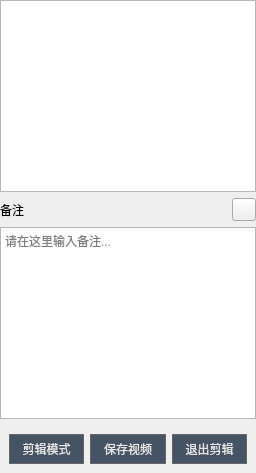
                      <widget class="QWidget" name="video_label_widget" native="true">
                       <layout class="QGridLayout" name="gridLayout_6">
                        <property name="leftMargin">
                         <number>0</number>
                        </property>
                        <property name="topMargin">
                         <number>0</number>
                        </property>
                        <property name="rightMargin">
                         <number>0</number>
                        </property>
                        <property name="bottomMargin">
                         <number>0</number>
                        </property>
                        <item row="0" column="0">
                         <layout class="QVBoxLayout" name="verticalLayout_3" stretch="0,0,0,0">
                          <item>
                           <widget class="TextEdit" name="video_info">
                            <property name="readOnly">
                             <bool>true</bool>
                            </property>
                           </widget>
                          </item>
                          <item>
                           <layout class="QHBoxLayout" name="horizontalLayout_4" stretch="0,0">
                            <item>
                             <widget class="CaptionLabel" name="video_label">
                              <property name="text">
                               <string>备注</string>
                              </property>
                             </widget>
                            </item>
                            <item>
                             <widget class="ToolButton" name="save_label">
                              <property name="icon">
                               <iconset>
                                <normaloff>resources/op_icon/save.png</normaloff>resources/op_icon/save.png</iconset>
                              </property>
                             </widget>
                            </item>
                           </layout>
                          </item>
                          <item>
                           <widget class="TextEdit" name="video_label_edit">
                            <property name="toolTip">
                             <string>1</string>
                            </property>
                            <property name="placeholderText">
                             <string>请在这里输入备注...</string>
                            </property>
                           </widget>
                          </item>
                          <item>
                           <widget class="QWidget" name="mod_widget" native="true">
                            <layout class="QHBoxLayout" name="horizontalLayout_2">
                             <item>
                              <widget class="QPushButton" name="cut_mode">
                               <property name="palette">
                                <palette>
                                 <active>
                                  <colorrole role="Button">
                                   <brush brushstyle="SolidPattern">
                                    <color alpha="255">
                                     <red>69</red>
                                     <green>83</green>
                                     <blue>100</blue>
                                    </color>
                                   </brush>
                                  </colorrole>
                                  <colorrole role="ButtonText">
                                   <brush brushstyle="SolidPattern">
                                    <color alpha="255">
                                     <red>229</red>
                                     <green>229</green>
                                     <blue>229</blue>
                                    </color>
                                   </brush>
                                  </colorrole>
                                  <colorrole role="Base">
                                   <brush brushstyle="SolidPattern">
                                    <color alpha="255">
                                     <red>69</red>
                                     <green>83</green>
                                     <blue>100</blue>
                                    </color>
                                   </brush>
                                  </colorrole>
                                  <colorrole role="Window">
                                   <brush brushstyle="SolidPattern">
                                    <color alpha="255">
                                     <red>69</red>
                                     <green>83</green>
                                     <blue>100</blue>
                                    </color>
                                   </brush>
                                  </colorrole>
                                 </active>
                                 <inactive>
                                  <colorrole role="Button">
                                   <brush brushstyle="SolidPattern">
                                    <color alpha="255">
                                     <red>69</red>
                                     <green>83</green>
                                     <blue>100</blue>
                                    </color>
                                   </brush>
                                  </colorrole>
                                  <colorrole role="ButtonText">
                                   <brush brushstyle="SolidPattern">
                                    <color alpha="255">
                                     <red>229</red>
                                     <green>229</green>
                                     <blue>229</blue>
                                    </color>
                                   </brush>
                                  </colorrole>
                                  <colorrole role="Base">
                                   <brush brushstyle="SolidPattern">
                                    <color alpha="255">
                                     <red>69</red>
                                     <green>83</green>
                                     <blue>100</blue>
                                    </color>
                                   </brush>
                                  </colorrole>
                                  <colorrole role="Window">
                                   <brush brushstyle="SolidPattern">
                                    <color alpha="255">
                                     <red>69</red>
                                     <green>83</green>
                                     <blue>100</blue>
                                    </color>
                                   </brush>
                                  </colorrole>
                                 </inactive>
                                 <disabled>
                                  <colorrole role="Button">
                                   <brush brushstyle="SolidPattern">
                                    <color alpha="255">
                                     <red>69</red>
                                     <green>83</green>
                                     <blue>100</blue>
                                    </color>
                                   </brush>
                                  </colorrole>
                                  <colorrole role="ButtonText">
                                   <brush brushstyle="SolidPattern">
                                    <color alpha="255">
                                     <red>120</red>
                                     <green>120</green>
                                     <blue>120</blue>
                                    </color>
                                   </brush>
                                  </colorrole>
                                  <colorrole role="Base">
                                   <brush brushstyle="SolidPattern">
                                    <color alpha="255">
                                     <red>69</red>
                                     <green>83</green>
                                     <blue>100</blue>
                                    </color>
                                   </brush>
                                  </colorrole>
                                  <colorrole role="Window">
                                   <brush brushstyle="SolidPattern">
                                    <color alpha="255">
                                     <red>69</red>
                                     <green>83</green>
                                     <blue>100</blue>
                                    </color>
                                   </brush>
                                  </colorrole>
                                 </disabled>
                                </palette>
                               </property>
                               <property name="font">
                                <font>
                                 <family>微软雅黑</family>
                                 <pointsize>9</pointsize>
                                </font>
                               </property>
                               <property name="styleSheet">
                                <string notr="true">QPushButton {
    background-color: #455364; /* 默认颜色，浅灰色 */
    border: 1px solid #666666; /* 灰色的边框 */
    padding: 5px 10px;
}

QPushButton:hover {
    background-color: #54687a; /* 鼠标悬停时的颜色，稍浅的灰色 */
}

QPushButton:pressed {
    background-color: #455364; /* 鼠标点击时的颜色，稍深的灰色 */
}
</string>
                               </property>
                               <property name="text">
                                <string>剪辑模式</string>
                               </property>
                              </widget>
                             </item>
                             <item>
                              <widget class="QPushButton" name="save_cut">
                               <property name="palette">
                                <palette>
                                 <active>
                                  <colorrole role="Button">
                                   <brush brushstyle="SolidPattern">
                                    <color alpha="255">
                                     <red>69</red>
                                     <green>83</green>
                                     <blue>100</blue>
                                    </color>
                                   </brush>
                                  </colorrole>
                                  <colorrole role="ButtonText">
                                   <brush brushstyle="SolidPattern">
                                    <color alpha="255">
                                     <red>229</red>
                                     <green>229</green>
                                     <blue>229</blue>
                                    </color>
                                   </brush>
                                  </colorrole>
                                  <colorrole role="Base">
                                   <brush brushstyle="SolidPattern">
                                    <color alpha="255">
                                     <red>69</red>
                                     <green>83</green>
                                     <blue>100</blue>
                                    </color>
                                   </brush>
                                  </colorrole>
                                  <colorrole role="Window">
                                   <brush brushstyle="SolidPattern">
                                    <color alpha="255">
                                     <red>69</red>
                                     <green>83</green>
                                     <blue>100</blue>
                                    </color>
                                   </brush>
                                  </colorrole>
                                 </active>
                                 <inactive>
                                  <colorrole role="Button">
                                   <brush brushstyle="SolidPattern">
                                    <color alpha="255">
                                     <red>69</red>
                                     <green>83</green>
                                     <blue>100</blue>
                                    </color>
                                   </brush>
                                  </colorrole>
                                  <colorrole role="ButtonText">
                                   <brush brushstyle="SolidPattern">
                                    <color alpha="255">
                                     <red>229</red>
                                     <green>229</green>
                                     <blue>229</blue>
                                    </color>
                                   </brush>
                                  </colorrole>
                                  <colorrole role="Base">
                                   <brush brushstyle="SolidPattern">
                                    <color alpha="255">
                                     <red>69</red>
                                     <green>83</green>
                                     <blue>100</blue>
                                    </color>
                                   </brush>
                                  </colorrole>
                                  <colorrole role="Window">
                                   <brush brushstyle="SolidPattern">
                                    <color alpha="255">
                                     <red>69</red>
                                     <green>83</green>
                                     <blue>100</blue>
                                    </color>
                                   </brush>
                                  </colorrole>
                                 </inactive>
                                 <disabled>
                                  <colorrole role="Button">
                                   <brush brushstyle="SolidPattern">
                                    <color alpha="255">
                                     <red>69</red>
                                     <green>83</green>
                                     <blue>100</blue>
                                    </color>
                                   </brush>
                                  </colorrole>
                                  <colorrole role="ButtonText">
                                   <brush brushstyle="SolidPattern">
                                    <color alpha="255">
                                     <red>120</red>
                                     <green>120</green>
                                     <blue>120</blue>
                                    </color>
                                   </brush>
                                  </colorrole>
                                  <colorrole role="Base">
                                   <brush brushstyle="SolidPattern">
                                    <color alpha="255">
                                     <red>69</red>
                                     <green>83</green>
                                     <blue>100</blue>
                                    </color>
                                   </brush>
                                  </colorrole>
                                  <colorrole role="Window">
                                   <brush brushstyle="SolidPattern">
                                    <color alpha="255">
                                     <red>69</red>
                                     <green>83</green>
                                     <blue>100</blue>
                                    </color>
                                   </brush>
                                  </colorrole>
                                 </disabled>
                                </palette>
                               </property>
                               <property name="font">
                                <font>
                                 <family>微软雅黑</family>
                                 <pointsize>9</pointsize>
                                </font>
                               </property>
                               <property name="styleSheet">
                                <string notr="true">QPushButton {
    background-color: #455364; /* 默认颜色，浅灰色 */
    border: 1px solid #666666; /* 灰色的边框 */
    padding: 5px 10px;
}

QPushButton:hover {
    background-color: #54687a; /* 鼠标悬停时的颜色，稍浅的灰色 */
}

QPushButton:pressed {
    background-color: #455364; /* 鼠标点击时的颜色，稍深的灰色 */
}
</string>
                               </property>
                               <property name="text">
                                <string>保存视频</string>
                               </property>
                              </widget>
                             </item>
                             <item>
                              <widget class="QPushButton" name="exit_mode">
                               <property name="palette">
                                <palette>
                                 <active>
                                  <colorrole role="Button">
                                   <brush brushstyle="SolidPattern">
                                    <color alpha="255">
                                     <red>69</red>
                                     <green>83</green>
                                     <blue>100</blue>
                                    </color>
                                   </brush>
                                  </colorrole>
                                  <colorrole role="ButtonText">
                                   <brush brushstyle="SolidPattern">
                                    <color alpha="255">
                                     <red>229</red>
                                     <green>229</green>
                                     <blue>229</blue>
                                    </color>
                                   </brush>
                                  </colorrole>
                                  <colorrole role="Base">
                                   <brush brushstyle="SolidPattern">
                                    <color alpha="255">
                                     <red>69</red>
                                     <green>83</green>
                                     <blue>100</blue>
                                    </color>
                                   </brush>
                                  </colorrole>
                                  <colorrole role="Window">
                                   <brush brushstyle="SolidPattern">
                                    <color alpha="255">
                                     <red>69</red>
                                     <green>83</green>
                                     <blue>100</blue>
                                    </color>
                                   </brush>
                                  </colorrole>
                                 </active>
                                 <inactive>
                                  <colorrole role="Button">
                                   <brush brushstyle="SolidPattern">
                                    <color alpha="255">
                                     <red>69</red>
                                     <green>83</green>
                                     <blue>100</blue>
                                    </color>
                                   </brush>
                                  </colorrole>
                                  <colorrole role="ButtonText">
                                   <brush brushstyle="SolidPattern">
                                    <color alpha="255">
                                     <red>229</red>
                                     <green>229</green>
                                     <blue>229</blue>
                                    </color>
                                   </brush>
                                  </colorrole>
                                  <colorrole role="Base">
                                   <brush brushstyle="SolidPattern">
                                    <color alpha="255">
                                     <red>69</red>
                                     <green>83</green>
                                     <blue>100</blue>
                                    </color>
                                   </brush>
                                  </colorrole>
                                  <colorrole role="Window">
                                   <brush brushstyle="SolidPattern">
                                    <color alpha="255">
                                     <red>69</red>
                                     <green>83</green>
                                     <blue>100</blue>
                                    </color>
                                   </brush>
                                  </colorrole>
                                 </inactive>
                                 <disabled>
                                  <colorrole role="Button">
                                   <brush brushstyle="SolidPattern">
                                    <color alpha="255">
                                     <red>69</red>
                                     <green>83</green>
                                     <blue>100</blue>
                                    </color>
                                   </brush>
                                  </colorrole>
                                  <colorrole role="ButtonText">
                                   <brush brushstyle="SolidPattern">
                                    <color alpha="255">
                                     <red>120</red>
                                     <green>120</green>
                                     <blue>120</blue>
                                    </color>
                                   </brush>
                                  </colorrole>
                                  <colorrole role="Base">
                                   <brush brushstyle="SolidPattern">
                                    <color alpha="255">
                                     <red>69</red>
                                     <green>83</green>
                                     <blue>100</blue>
                                    </color>
                                   </brush>
                                  </colorrole>
                                  <colorrole role="Window">
                                   <brush brushstyle="SolidPattern">
                                    <color alpha="255">
                                     <red>69</red>
                                     <green>83</green>
                                     <blue>100</blue>
                                    </color>
                                   </brush>
                                  </colorrole>
                                 </disabled>
                                </palette>
                               </property>
                               <property name="font">
                                <font>
                                 <family>微软雅黑</family>
                                 <pointsize>9</pointsize>
                                </font>
                               </property>
                               <property name="styleSheet">
                                <string notr="true">QPushButton {
    background-color: #455364; /* 默认颜色，浅灰色 */
    border: 1px solid #666666; /* 灰色的边框 */
    padding: 5px 10px;
}

QPushButton:hover {
    background-color: #54687a; /* 鼠标悬停时的颜色，稍浅的灰色 */
}

QPushButton:pressed {
    background-color: #455364; /* 鼠标点击时的颜色，稍深的灰色 */
}
</string>
                               </property>
                               <property name="text">
                                <string>退出剪辑</string>
                               </property>
                              </widget>
                             </item>
                            </layout>
                           </widget>
                          </item>
                         </layout>
                        </item>
                       </layout>
                      </widget>
